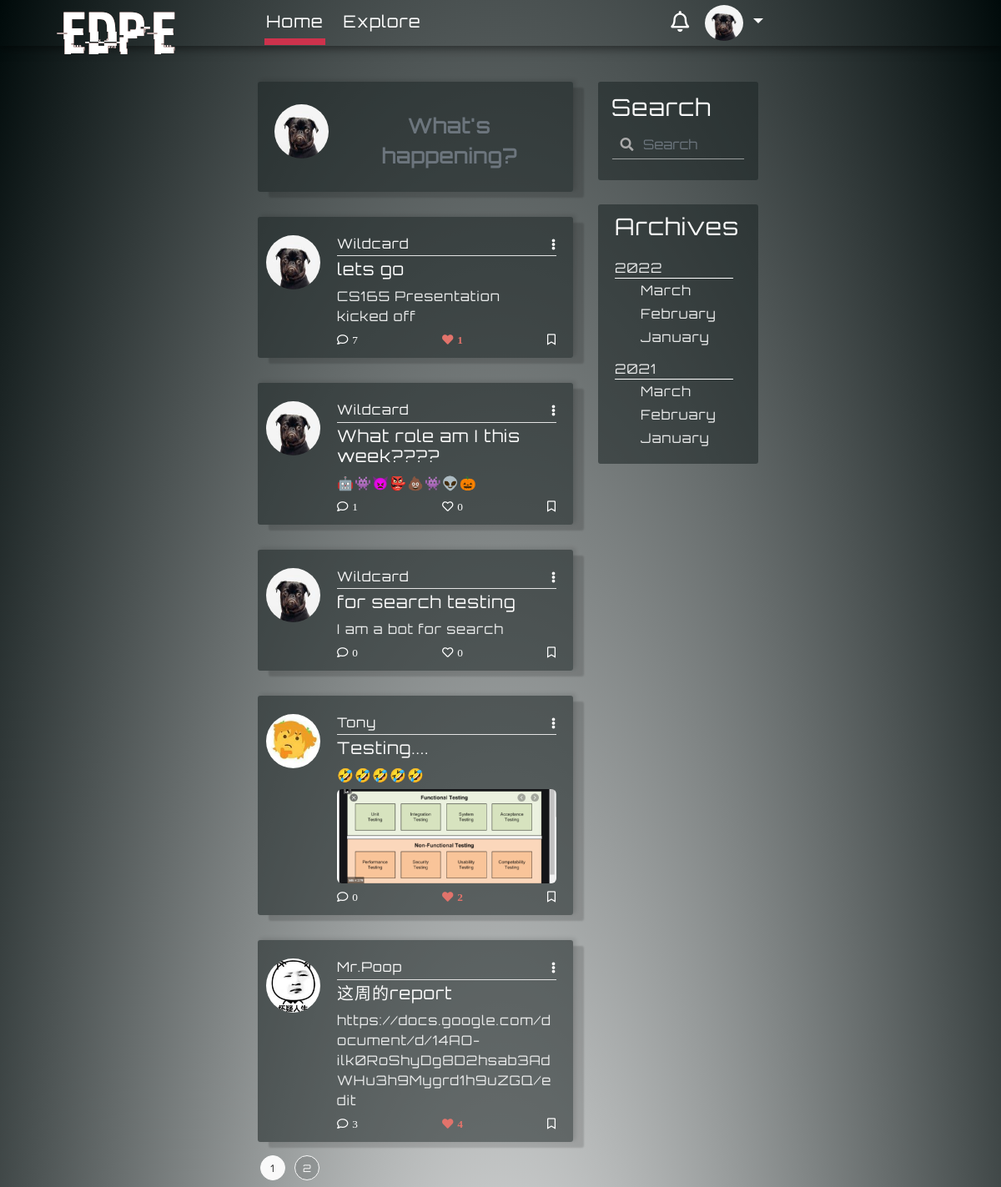
Screenshot of /home (signed in) with the database file from the repository.
### myBlogApp/models.py (models this page shows, shortened)
class User(UserMixin, db.Model):
    id = db.Column(db.Integer, primary_key=True)
    username = db.Column(db.String(64), index=True, unique=True)
    email = db.Column(db.String(120), index=True, unique=True)
    image_file = db.Column(db.String(200), default='default.png')
    password_hash = db.Column(db.String(128))
    about_me = db.Column(db.String(140))
    last_seen = db.Column(db.DateTime, default=datetime.utcnow())
    posts = db.relationship('Post', backref='author', foreign_keys='Post.user_id', lazy=True)
    comments = db.relationship('Comment', backref='c_author', foreign_keys='Comment.author_id', lazy='dynamic')
    followed = db.relationship(
        'User', secondary=followers,
        primaryjoin=(followers.c.follower_id == id),
        secondaryjoin=(followers.c.followed_id == id),
        backref=db.backref('followers', lazy='dynamic'), lazy='dynamic')
    liked = db.relationship('Like_Post', foreign_keys='Like_Post.liked_user_id', backref='liked_author', lazy='dynamic')
    message_sent = db.relationship('Message', foreign_keys='Message.sender_id', backref='author', lazy='dynamic')
    message_received = db.relationship('Message', foreign_keys='Message.recipient_id', backref='recipient', lazy='dynamic')
    last_message_read_time = db.Column(db.DateTime)
    notifications = db.relationship('Notification', foreign_keys='Notification.notification_user_id',
                                    backref='notification_user', lazy='dynamic')
    def new_messages(self):
        last_read_time = self.last_message_read_time or datetime(1900, 1, 1)
        return Message.query.filter_by(recipient=self).filter(Message.timestamp > last_read_time).count()
    def has_liked_post(self, post):
        return Like_Post.query.filter(
            Like_Post.liked_user_id == self.id,
            Like_Post.liked_post_id == post.id).count() > 0
    def followed_posts(self):
        followed = Post.query.join(
            followers, (followers.c.followed_id == Post.user_id)).filter(
                followers.c.follower_id == self.id)
        own = Post.query.filter_by(user_id=self.id)
        return followed.union(own).order_by(Post.timestamp.desc())

class SearchableMixin(object):
    @classmethod
    def before_commit(cls, session):
        session._changes = {
            'add': list(session.new),
            'update': list(session.dirty),
            'delete': list(session.deleted)
        }
    @classmethod
    def after_commit(cls, session):
        for obj in session._changes['add']:
            if isinstance(obj, SearchableMixin):
                add_to_index(obj.__tablename__, obj)
        for obj in session._changes['update']:
            if isinstance(obj, SearchableMixin):
                add_to_index(obj.__tablename__, obj)
        for obj in session._changes['delete']:
            if isinstance(obj, SearchableMixin):
                remove_from_index(obj.__tablename__, obj)
        session._changes = None

class Post(SearchableMixin, db.Model):
    __searchable__ = ['body']
    id = db.Column(db.Integer, primary_key=True)
    title = db.Column(db.String(100))
    body = db.Column(db.String(140))
    post_picture = db.Column(db.String(200))
    timestamp = db.Column(db.DateTime, index=True, default=datetime.utcnow)
    user_id = db.Column(db.Integer, db.ForeignKey('user.id'))
    comment = db.relationship('Comment', backref='post', foreign_keys='Comment.post_id', lazy='dynamic')
    comment_num = db.Column(db.Integer, default=0)
    likes = db.relationship('Like_Post', backref='l_post', lazy='dynamic')

### myBlogApp/routes.py (the view)
@app.route('/home')
@login_required
def home():
    page = request.args.get('page', 1, type=int)
    posts = current_user.followed_posts().paginate(page=page, per_page=5)
    return render_template('home.html', title='Home', posts=posts)

### myBlogApp/form.py
class SearchForm(FlaskForm):
    q = StringField('Search', validators=[DataRequired()])
    def __init__(self, *args, **kwargs):
        if 'formdata' not in kwargs:
            kwargs['formdata'] = request.args
        if 'csrf_enabled' not in kwargs:
            kwargs['csrf_enabled'] = False
        super(SearchForm, self).__init__(*args, **kwargs)

### myBlogApp/models.py (called while the page is built)
@login.user_loader
def load_user(id):
    return User.query.get(int(id))

### myBlogApp/routes.py (called while the page is built)
@app.before_request
def before_request():
    if current_user.is_authenticated:
        current_user.last_seen = datetime.utcnow()
        db.session.commit()
        g.search_form = SearchForm()

### myBlogApp/templates/home.html (shortened to what this page needs)
{% extends 'base.html' %}
{% block content %}
    <article class="media content-section media content-section-margin-control">
        <div class="media">
            <img class="rounded-circle article-img" src="{{ url_for('static', filename = 'profile/' + current_user.image_file) }}">
          <div class="media-body media-body-margin-control" style="text-align:center">
              <a class="wocao new-post-link-anchor " data-toggle="modal" data-target="#newPostModal" href="{{ url_for('new_post')}}">What's happening?</a>
          </div>
        </div>
    </article>
    {% for post in posts.items %}
    <article class="media content-section border-width-control index-check home-index-check art-link" >
        <a class="mr-1"  href="{{ url_for('user_posts', username=post.author.username) }}">
            <img class="rounded-circle article-img" src="{{ url_for('static', filename = 'profile/' + post.author.image_file) }}">
        </a>
        <div class="media-body">
            <div class="article-metadata space-control">
                <a class="mr-2" style="font-weight: 500;" href="{{ url_for('user_posts', username=post.author.username) }}">{{ post.author.username }}</a>
                <div class="dropdown">
                     <a class="comment-color dropdown-toggle toggle-remove", id="navbarDropdownMenuLink2" data-toggle="dropdown" aria-haspopup="true" aria-expanded="false" href="#"><i class="fas fa-ellipsis-v immune-click add-padding"></i></a>
                </div>
            </div>
            <h5>{{ post.title }}</h5>
            <span class="article-content">{{ post.body }}</span>
            <div class="post-picture-container immune-click">
            {% if post.post_picture %}
                <img class="post-pic-margin immune-click post-pic" src=" {{ url_for('static', filename = 'post_pictures/' + post.post_picture) }}" alt="profile image">
            {% endif %}
            </div>
            <div class="article-metadata pm-control check-index-for-like space-control">
            <a class="comment-color" id="addComments-home" data-toggle="modal" data-target="#layoutforcomment" rel="6"  href="{{ url_for('addComments', post_id= post.id) }}"><i class="far fa-comment i-margin-control immune-click">{{ post.comment_num }}</i></a>
            {% if current_user.has_liked_post(post)%}
                <a class="comment-color unlike-link-home" id="ul_l" rel="{{ url_for('unlike', post_id = post.id) }}" href="javascript:"><i class="fas fa-heart i-margin-control i-color-change i-like immune-click">{{post.likes.count()}}</i></a>
            {% else %}
                <a class="comment-color like-link-home " id="l_l" rel="{{ url_for('like', post_id = post.id) }}" href="javascript:"><i class="far fa-heart i-margin-control i-like immune-click">{{post.likes.count()}}</i></a>
            {% endif %}
            <a class="comment-color" href="#"><i class="far fa-bookmark immune-click"></i></a>
            </div>
        </div>
    </article>
    {% endfor %}
    {% for page_num in posts.iter_pages(left_edge=1, right_edge=1, left_current=1, right_current=2) %}
        {% if page_num %}
            {% if posts.page == page_num %}
                <a class="btn pagination-style pagination-active-style" href="{{ url_for('home', page= page_num) }}">{{ page_num }}</a>
            {% else %}
                <a class="btn pagination-style" href="{{ url_for('home', page= page_num) }}">{{ page_num }}</a>
            {% endif %}
        {% else %}
            ...
        {% endif %}
    {% endfor %}
{% endblock content %}

### myBlogApp/templates/navbar.html (shortened to what this page needs)
<nav class="navbar fixed-top navbar-expand-lg scrolling-navbar font-control">
    <div class="collapse navbar-collapse" id="navbarSupportedContent">
      <a class="navbar-brand nav-margin-control logo-style" href="{{ url_for('home') }}"><div class="logo-font glitch-effect" data-text="EDPE">EDPE</div> </a>
      <ul class="navbar-nav mr-auto">
        <li class="nav-item active">
          <a class=" hover-control link-control padding-control" id="homeLink" href={{ url_for("home")}}>Home</a>
        </li>
        <li class="nav-item">
          <a class=" hover-control link-control padding-control" id="exploreLink" href={{ url_for("explore")}}>Explore</a>
        </li>
      </ul>
      {% if current_user.is_anonymous %}
          <a class="btn btn-outline-white btn-outline login-button-margin-control js-anchor1"  data-toggle="modal" data-backdrop="false" data-target="#modalForLogin" href="{{ url_for('login')}}">login</a>
      {% else %}
        <a href='{{url_for('messages')}}' class="notification">
          <i class="far fa-bell bell-size"></i>
            {% set new_messages = current_user.new_messages() %}
        </a>
      {% endif %}
        <div>
        {% if current_user.is_anonymous %}
            <a class="btn btn-outline-white btn-outline signup-button-margin-control js-anchor2"  data-toggle="modal" data-target="#exampleModalCenter1"  data-backdrop="false" href="{{ url_for('register')}}">Sign Up</a>
        {% else %}
            <ul class="navbar-nav" id="nav">
                <li class="nav-item dropdown">
                    <a class="nav-link dropdown-toggle" href="#" id="navbarDropdownMenuLink1" role="button" data-toggle="dropdown" aria-haspopup="true" aria-expanded="false" >
                      {% if current_user.is_anonymous %}
                        <img alt="default avatar" class="rounded-circle avatar" src="{{  url_for('static', filename='profile/default.png' )}}">
                        {% else %}
                       <img alt="avatar" class="rounded-circle avatar" src="{{  url_for('static', filename='profile/' + current_user.image_file)}}">
                        {% endif %}
                    </a>
                </li>
             </ul>
        {% endif %}
        </div>
    </div>
</nav>

### myBlogApp/static/temp212.css (style rules this page uses)
:root { --input-padding-x: 1.5rem; --input-padding-y: 0.75rem; }
a { color: #f9f9f9; }
html { overflow: auto; height: 100%; }
a.new-post-link-anchor { color: #6c757d; text-decoration: none; font-size: 24px; font-weight: 600; }
.content-section-margin-control { padding: 25px 20px!important; margin-bottom: 30px!important; box-shadow: 13px 7px 2px 0 rgba(0, 0, 0, 0.14), -1px 0 1px -2px rgba(0, 0, 0, 0.2), 3px -2px 5px 0 rgba(0, 0, 0, 0.12); }
.media-body-margin-control { margin-top: 10px; }
.border-width-control { box-shadow: 13px 7px 2px 0 rgba(0, 0, 0, 0.14), -1px 0 1px -2px rgba(0, 0, 0, 0.2), 3px -2px 5px 0 rgba(0, 0, 0, 0.12); }
.form-control-change { background-image: linear-gradient(0deg, #fdca47 2px,rgba(0,150,136,0) 0),linear-gradient(0deg, #ffffff8c 1px,transparent 0); }
.form-control-change { background-repeat: no-repeat; background-position-x: center, 50%; background-position-y: bottom, calc(100% - 1px); background-size: 0 100%,100% 100%; border: 0; transition: background 0s ease-out; padding-left: 0; padding-right: 0; }
.form-control { color: #FFFFFF8c; }
.logo-font { font-family: hackedregular, sans-serif; font-size: 6vw; }
.glitch-effect::before,.glitch-effect::after { content: attr(data-text); position: absolute; top: 0; left: 0; width: 100%; height: 100%; z-index: -1; }
.glitch-effect::before { color: #333333; animation: glitch-effect 3s infinite; }
.glitch-effect::after { color: #b96760; animation: glitch-effect 2s infinite; }

### myBlogApp/static/nav84.css (style rules this page uses)
.navbar { background: transparent; box-shadow: 0 2px 11px 1px rgba(0,0,0,0.5); padding: 6px 20px; }
.link-control { position: relative; text-decoration: none }
.padding-control { bottom: 2px; padding-bottom: 8px; padding-right: 2px; padding-left: 2px; margin-right: 20px; color: #fff; }
.page-on { border: 0 solid #ce324c ; border-bottom-width: 8px; }
.link-control:before { content: ""; position: absolute; width: 100%; height: 8px; bottom: -8px; left: 0; background-color: #ce324c ; visibility: hidden; -webkit-transform: scaleX(0); transform: scaleX(0); -webkit-transition: all 0.3s ease-in-out 0s; transition: all 0.3s ease-in-out 0s; }
.font-control { font-size: 20px; }
.nav-link { color: white; padding-top: 0; padding-bottom: 0; }
.navbar-brand { color: white; }
.avatar { height: 43px; width: 46px; }
.nav-margin-control { font-size: 25px!important; margin: 0 1rem auto 0; padding-top: 0!important; }
@media (min-width: 992px) { .navbar-expand-lg .navbar-collapse { margin: 0 auto; max-width: 53%; padding-left: 20px; } }
.bottom-margin-changes { margin-bottom: 10px!important; }
.toggle-remove:after { content: none!important; }
.logo-style { position: absolute; z-index: 10000; left: 6%; top: -20%; }
.notification { color: white; text-decoration: none; padding: 0 10px; position: relative; display: inline-block; border-radius: 2px; }
.bell-size { font-size: 25px; }

### myBlogApp/static/search3.css (style rules this page uses)
.has-search .form-control { padding-left: 2.375rem; padding-right:10px; background-color: transparent; }

### rows the page displays
User: image_file (picture)
Post: image_file (picture), author.username "Wildcard", title "lets go", body "CS165 Presentation kicked off", comment_num "7", likes.count "1"
Post: image_file (picture), author.username "Wildcard", title "What role am I this week????", body "🤖👾👿👺💩👾👽🎃", comment_num "1", likes.count "0"
Post: image_file (picture), author.username "Wildcard", title "for search testing", body "I am a bot for search", comment_num "0", likes.count "0"
Post: image_file (picture), author.username "Tony", title "Testing....", body "🤣🤣🤣🤣🤣", post_picture (picture), comment_num "0", likes.count "2"
Post: image_file (picture), author.username "Mr.Poop", title "这周的report", body "https://docs.google.com/document/d/14AO-ilk0RoShyDg8D2hsab3AdWHu3h9Mygrd1h9uZGQ/edit", comment_num "3", likes.count "4"

### other values shown
{{ page_num }} "1"
{{ page_num }} "2"
